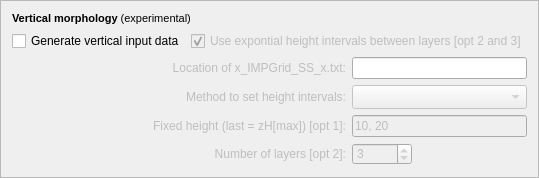
    <widget class="QFrame" name="frame">
     <property name="frameShape">
      <enum>QFrame::StyledPanel</enum>
     </property>
     <property name="frameShadow">
      <enum>QFrame::Raised</enum>
     </property>
     <layout class="QGridLayout" name="gridLayout_15">
      <item row="0" column="0">
       <widget class="QLabel" name="label_59">
        <property name="text">
         <string>&lt;!DOCTYPE HTML PUBLIC &quot;-//W3C//DTD HTML 4.0//EN&quot; &quot;http://www.w3.org/TR/REC-html40/strict.dtd&quot;&gt;
&lt;html&gt;&lt;head&gt;&lt;meta name=&quot;qrichtext&quot; content=&quot;1&quot; /&gt;&lt;style type=&quot;text/css&quot;&gt;
p, li { white-space: pre-wrap; }
&lt;/style&gt;&lt;/head&gt;&lt;body style=&quot; font-family:'MS Shell Dlg 2'; font-size:8pt; font-weight:400; font-style:normal;&quot;&gt;
&lt;p style=&quot; margin-top:0px; margin-bottom:0px; margin-left:0px; margin-right:0px; -qt-block-indent:0; text-indent:0px;&quot;&gt;&lt;span style=&quot; font-weight:600;&quot;&gt;Vertical morphology &lt;/span&gt;(experimental)&lt;/p&gt;&lt;/body&gt;&lt;/html&gt;</string>
        </property>
       </widget>
      </item>
      <item row="1" column="0">
       <layout class="QGridLayout" name="gridLayout_14">
        <item row="0" column="0">
         <widget class="QCheckBox" name="checkBoxSS">
          <property name="text">
           <string>Generate vertical input data</string>
          </property>
          <property name="checked">
           <bool>false</bool>
          </property>
         </widget>
        </item>
        <item row="0" column="1">
         <widget class="QCheckBox" name="SS_checkBox_skew">
          <property name="enabled">
           <bool>false</bool>
          </property>
          <property name="text">
           <string>Use expontial height intervals between layers [opt 2 and 3]</string>
          </property>
          <property name="checked">
           <bool>true</bool>
          </property>
         </widget>
        </item>
       </layout>
      </item>
      <item row="2" column="0">
       <layout class="QGridLayout" name="gridLayout_2">
        <item row="2" column="0">
         <widget class="QLabel" name="label_56">
          <property name="enabled">
           <bool>false</bool>
          </property>
          <property name="text">
           <string>Fixed height (last = zH[max]) [opt 1]:</string>
          </property>
          <property name="alignment">
           <set>Qt::AlignRight|Qt::AlignTrailing|Qt::AlignVCenter</set>
          </property>
         </widget>
        </item>
        <item row="3" column="0">
         <widget class="QLabel" name="label_57">
          <property name="enabled">
           <bool>false</bool>
          </property>
          <property name="text">
           <string>Number of layers [opt 2]:</string>
          </property>
          <property name="alignment">
           <set>Qt::AlignRight|Qt::AlignTrailing|Qt::AlignVCenter</set>
          </property>
         </widget>
        </item>
        <item row="3" column="1">
         <widget class="QSpinBox" name="spinBoxLayers">
          <property name="enabled">
           <bool>false</bool>
          </property>
          <property name="maximumSize">
           <size>
            <width>60</width>
            <height>22</height>
           </size>
          </property>
          <property name="minimum">
           <number>1</number>
          </property>
          <property name="maximum">
           <number>15</number>
          </property>
          <property name="singleStep">
           <number>1</number>
          </property>
          <property name="value">
           <number>3</number>
          </property>
         </widget>
        </item>
        <item row="1" column="1">
         <widget class="QComboBox" name="SS_comboBox">
          <property name="enabled">
           <bool>false</bool>
          </property>
          <property name="maximumSize">
           <size>
            <width>175</width>
            <height>16777215</height>
           </size>
          </property>
          <property name="currentIndex">
           <number>0</number>
          </property>
          <property name="sizeAdjustPolicy">
           <enum>QComboBox::AdjustToMinimumContentsLengthWithIcon</enum>
          </property>
          <item>
           <property name="text">
            <string/>
           </property>
          </item>
          <item>
           <property name="text">
            <string>Constant height intervals for all grids [opt 1]</string>
           </property>
          </item>
          <item>
           <property name="text">
            <string>Specify no. of layers for all grids [opt 2]</string>
           </property>
          </item>
          <item>
           <property name="text">
            <string>Vary no. of layers based on zHmax [opt 3]</string>
           </property>
          </item>
         </widget>
        </item>
        <item row="0" column="0">
         <widget class="QLabel" name="label_6">
          <property name="enabled">
           <bool>false</bool>
          </property>
          <property name="text">
           <string>Location of x_IMPGrid_SS_x.txt:</string>
          </property>
          <property name="alignment">
           <set>Qt::AlignRight|Qt::AlignTrailing|Qt::AlignVCenter</set>
          </property>
         </widget>
        </item>
        <item row="1" column="0">
         <widget class="QLabel" name="label_2">
          <property name="enabled">
           <bool>false</bool>
          </property>
          <property name="layoutDirection">
           <enum>Qt::LeftToRight</enum>
          </property>
          <property name="text">
           <string>Method to set height intervals:</string>
          </property>
          <property name="alignment">
           <set>Qt::AlignRight|Qt::AlignTrailing|Qt::AlignVCenter</set>
          </property>
         </widget>
        </item>
        <item row="2" column="1">
         <widget class="QLineEdit" name="SS_LineEdit_constant">
          <property name="enabled">
           <bool>false</bool>
          </property>
          <property name="maximumSize">
           <size>
            <width>175</width>
            <height>22</height>
           </size>
          </property>
          <property name="text">
           <string>10, 20</string>
          </property>
         </widget>
        </item>
        <item row="0" column="1">
         <widget class="QLineEdit" name="textInputIMPDataSS">
          <property name="enabled">
           <bool>true</bool>
          </property>
          <property name="maximumSize">
           <size>
            <width>175</width>
            <height>16777215</height>
           </size>
          </property>
         </widget>
        </item>
       </layout>
      </item>
      <item row="3" column="0">
       <spacer name="verticalSpacer_2">
        <property name="orientation">
         <enum>Qt::Vertical</enum>
        </property>
        <property name="sizeHint" stdset="0">
         <size>
          <width>20</width>
          <height>1</height>
         </size>
        </property>
       </spacer>
      </item>
     </layout>
    </widget>
